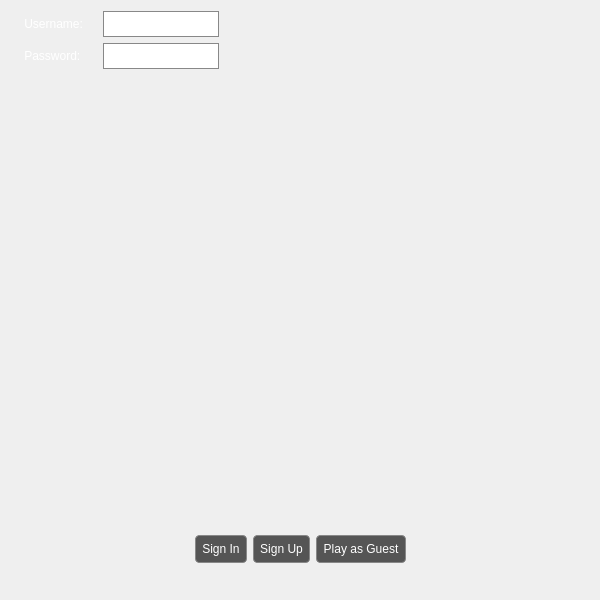
<?xml version="1.0" encoding="UTF-8"?>
<ui version="4.0">
 <class>SecondPlayerDialog</class>
 <widget class="QWidget" name="SecondPlayerDialog">
  <property name="geometry">
   <rect>
    <x>0</x>
    <y>0</y>
    <width>600</width>
    <height>600</height>
   </rect>
  </property>
  <property name="windowTitle">
   <string>Form</string>
  </property>
  <property name="styleSheet">
   <string notr="true">QWidget {
	border-image: url(:/img/img/HomePage.png) 0 0 0 0 stretch stretch;
    background-repeat: no-repeat;
    background-position: center;
}
QLineEdit {
    border-image: url(:/img/img/gray.jpg) 0 0 0 0 stretch stretch;
    color: white;
    border: 1px solid #888888;
    padding: 4px;
}

QLabel {
    border-image: url(:/img/img/gray.jpg) 0 0 0 0 stretch stretch;
    color: white;
}

QPushButton {
    background-color: #555555;
    color: white;
    border: 1px solid #888888;
    padding: 6px;
    border-radius: 4px;
    border-image: url(:/img/img/gray.jpg) 0 0 0 0 stretch stretch;

}

QPushButton:hover {
    background-color: #666666;
}

QPushButton:pressed {
    background-color: #333333;
}</string>
  </property>
  <layout class="QVBoxLayout" name="verticalLayout">
   <item>
    <layout class="QGridLayout" name="gridLayout_2">
     <item row="1" column="1">
      <layout class="QHBoxLayout" name="horizontalLayout_2">
       <item>
        <widget class="QLineEdit" name="passwordEdit">
         <property name="sizePolicy">
          <sizepolicy hsizetype="Preferred" vsizetype="Fixed">
           <horstretch>0</horstretch>
           <verstretch>0</verstretch>
          </sizepolicy>
         </property>
         <property name="echoMode">
          <enum>QLineEdit::EchoMode::Password</enum>
         </property>
         <property name="readOnly">
          <bool>false</bool>
         </property>
         <property name="placeholderText">
          <string>&quot;Password&quot;</string>
         </property>
        </widget>
       </item>
       <item>
        <spacer name="horizontalSpacer_10">
         <property name="orientation">
          <enum>Qt::Orientation::Horizontal</enum>
         </property>
         <property name="sizeHint" stdset="0">
          <size>
           <width>40</width>
           <height>20</height>
          </size>
         </property>
        </spacer>
       </item>
       <item>
        <spacer name="horizontalSpacer_2">
         <property name="orientation">
          <enum>Qt::Orientation::Horizontal</enum>
         </property>
         <property name="sizeType">
          <enum>QSizePolicy::Policy::Preferred</enum>
         </property>
         <property name="sizeHint" stdset="0">
          <size>
           <width>40</width>
           <height>20</height>
          </size>
         </property>
        </spacer>
       </item>
      </layout>
     </item>
     <item row="0" column="1">
      <layout class="QHBoxLayout" name="horizontalLayout">
       <item>
        <widget class="QLineEdit" name="usernameEdit">
         <property name="sizePolicy">
          <sizepolicy hsizetype="Preferred" vsizetype="Fixed">
           <horstretch>0</horstretch>
           <verstretch>0</verstretch>
          </sizepolicy>
         </property>
         <property name="placeholderText">
          <string>&quot;Username&quot;</string>
         </property>
        </widget>
       </item>
       <item>
        <spacer name="horizontalSpacer_9">
         <property name="orientation">
          <enum>Qt::Orientation::Horizontal</enum>
         </property>
         <property name="sizeType">
          <enum>QSizePolicy::Policy::Expanding</enum>
         </property>
         <property name="sizeHint" stdset="0">
          <size>
           <width>40</width>
           <height>20</height>
          </size>
         </property>
        </spacer>
       </item>
       <item>
        <spacer name="horizontalSpacer">
         <property name="orientation">
          <enum>Qt::Orientation::Horizontal</enum>
         </property>
         <property name="sizeType">
          <enum>QSizePolicy::Policy::Preferred</enum>
         </property>
         <property name="sizeHint" stdset="0">
          <size>
           <width>40</width>
           <height>20</height>
          </size>
         </property>
        </spacer>
       </item>
      </layout>
     </item>
     <item row="1" column="0">
      <widget class="QLabel" name="label_2">
       <property name="sizePolicy">
        <sizepolicy hsizetype="Preferred" vsizetype="Fixed">
         <horstretch>0</horstretch>
         <verstretch>0</verstretch>
        </sizepolicy>
       </property>
       <property name="text">
        <string>    Password:     </string>
       </property>
      </widget>
     </item>
     <item row="0" column="0">
      <widget class="QLabel" name="label">
       <property name="sizePolicy">
        <sizepolicy hsizetype="Preferred" vsizetype="Fixed">
         <horstretch>0</horstretch>
         <verstretch>0</verstretch>
        </sizepolicy>
       </property>
       <property name="text">
        <string>    Username:    </string>
       </property>
      </widget>
     </item>
    </layout>
   </item>
   <item>
    <layout class="QHBoxLayout" name="horizontalLayout_3">
     <item>
      <spacer name="horizontalSpacer_3">
       <property name="orientation">
        <enum>Qt::Orientation::Horizontal</enum>
       </property>
       <property name="sizeHint" stdset="0">
        <size>
         <width>40</width>
         <height>20</height>
        </size>
       </property>
      </spacer>
     </item>
     <item>
      <spacer name="horizontalSpacer_4">
       <property name="orientation">
        <enum>Qt::Orientation::Horizontal</enum>
       </property>
       <property name="sizeHint" stdset="0">
        <size>
         <width>40</width>
         <height>20</height>
        </size>
       </property>
      </spacer>
     </item>
    </layout>
   </item>
   <item>
    <layout class="QHBoxLayout" name="horizontalLayout_5">
     <item>
      <spacer name="horizontalSpacer_11">
       <property name="orientation">
        <enum>Qt::Orientation::Horizontal</enum>
       </property>
       <property name="sizeHint" stdset="0">
        <size>
         <width>40</width>
         <height>20</height>
        </size>
       </property>
      </spacer>
     </item>
     <item>
      <spacer name="horizontalSpacer_12">
       <property name="orientation">
        <enum>Qt::Orientation::Horizontal</enum>
       </property>
       <property name="sizeHint" stdset="0">
        <size>
         <width>40</width>
         <height>20</height>
        </size>
       </property>
      </spacer>
     </item>
    </layout>
   </item>
   <item>
    <spacer name="verticalSpacer">
     <property name="orientation">
      <enum>Qt::Orientation::Vertical</enum>
     </property>
     <property name="sizeHint" stdset="0">
      <size>
       <width>20</width>
       <height>40</height>
      </size>
     </property>
    </spacer>
   </item>
   <item>
    <layout class="QVBoxLayout" name="verticalLayout_3"/>
   </item>
   <item>
    <layout class="QHBoxLayout" name="horizontalLayout_4">
     <item>
      <spacer name="horizontalSpacer_7">
       <property name="orientation">
        <enum>Qt::Orientation::Horizontal</enum>
       </property>
       <property name="sizeHint" stdset="0">
        <size>
         <width>40</width>
         <height>20</height>
        </size>
       </property>
      </spacer>
     </item>
     <item>
      <widget class="QPushButton" name="signInButton">
       <property name="sizePolicy">
        <sizepolicy hsizetype="Minimum" vsizetype="Fixed">
         <horstretch>0</horstretch>
         <verstretch>0</verstretch>
        </sizepolicy>
       </property>
       <property name="text">
        <string>Sign In</string>
       </property>
      </widget>
     </item>
     <item>
      <widget class="QPushButton" name="signUpButton">
       <property name="text">
        <string>Sign Up</string>
       </property>
      </widget>
     </item>
     <item>
      <widget class="QPushButton" name="guestButton">
       <property name="sizePolicy">
        <sizepolicy hsizetype="Minimum" vsizetype="Fixed">
         <horstretch>0</horstretch>
         <verstretch>0</verstretch>
        </sizepolicy>
       </property>
       <property name="text">
        <string>Play as Guest</string>
       </property>
      </widget>
     </item>
     <item>
      <spacer name="horizontalSpacer_8">
       <property name="orientation">
        <enum>Qt::Orientation::Horizontal</enum>
       </property>
       <property name="sizeHint" stdset="0">
        <size>
         <width>40</width>
         <height>20</height>
        </size>
       </property>
      </spacer>
     </item>
    </layout>
   </item>
   <item>
    <layout class="QGridLayout" name="gridLayout">
     <item row="0" column="1">
      <widget class="QLabel" name="feedbackLabel">
       <property name="enabled">
        <bool>false</bool>
       </property>
       <property name="autoFillBackground">
        <bool>false</bool>
       </property>
       <property name="text">
        <string/>
       </property>
       <property name="scaledContents">
        <bool>false</bool>
       </property>
       <property name="alignment">
        <set>Qt::AlignmentFlag::AlignCenter</set>
       </property>
       <property name="wordWrap">
        <bool>false</bool>
       </property>
      </widget>
     </item>
     <item row="0" column="2">
      <spacer name="horizontalSpacer_6">
       <property name="orientation">
        <enum>Qt::Orientation::Horizontal</enum>
       </property>
       <property name="sizeHint" stdset="0">
        <size>
         <width>40</width>
         <height>20</height>
        </size>
       </property>
      </spacer>
     </item>
     <item row="0" column="0">
      <spacer name="horizontalSpacer_5">
       <property name="orientation">
        <enum>Qt::Orientation::Horizontal</enum>
       </property>
       <property name="sizeHint" stdset="0">
        <size>
         <width>40</width>
         <height>20</height>
        </size>
       </property>
      </spacer>
     </item>
    </layout>
   </item>
  </layout>
 </widget>
 <resources/>
 <connections/>
</ui>
